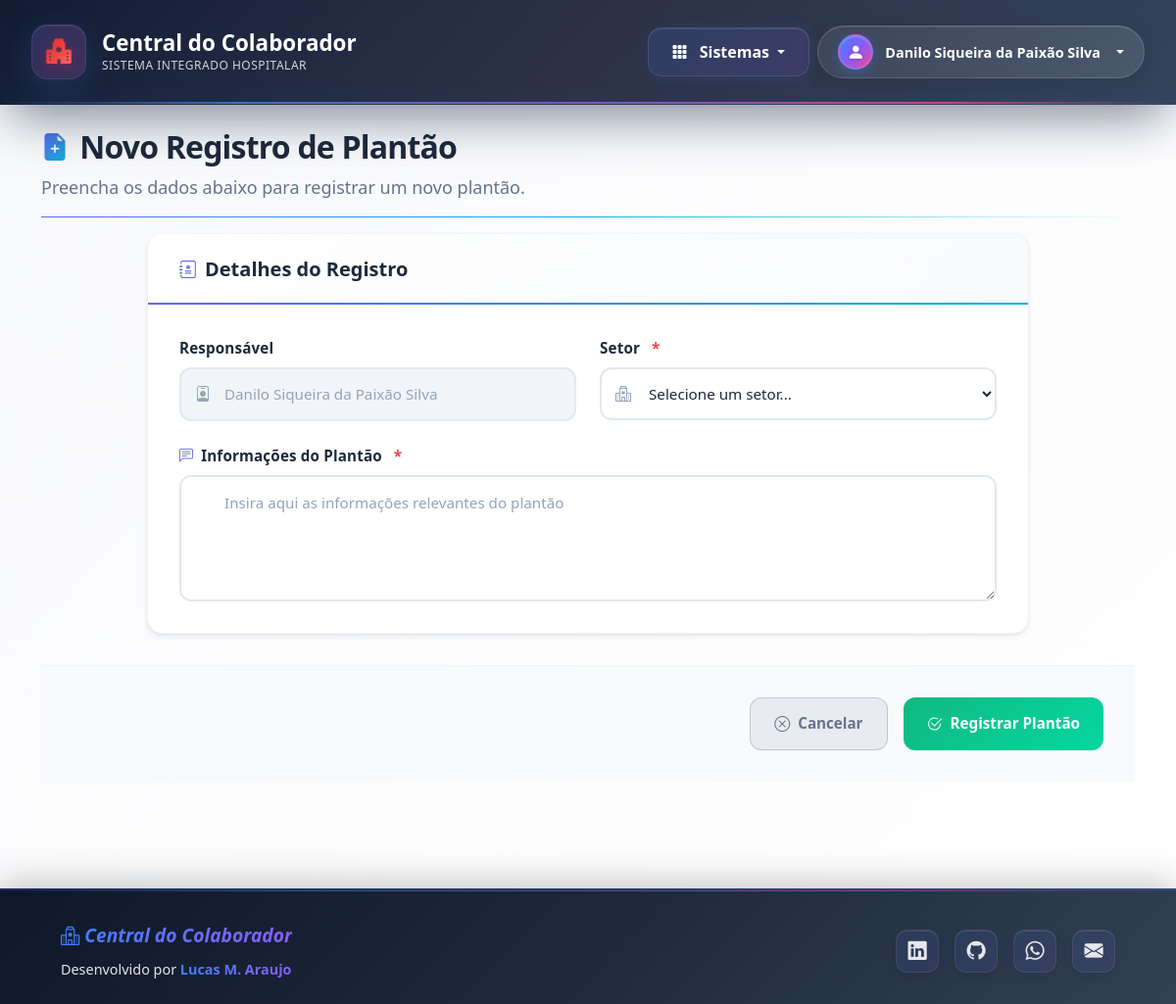
The page /new_form (signed in) on the database its author committed.
### app/models.py (models this page shows, shortened)
class User(db.Model, UserMixin):
    __tablename__ = 'users'
    id = db.Column(db.Integer, primary_key=True)
    name = db.Column(db.String(100), nullable=False)
    username = db.Column(db.String(50), unique=True, nullable=False)
    password = db.Column(db.String(200), nullable=False)
    profile = db.Column(db.String(200), nullable=False)
    email = db.Column(db.String(120), unique=True, nullable=False)
    is_active = db.Column(db.Boolean, default=True, nullable=False)
    creation_date = db.Column(db.DateTime, nullable=False, default=datetime.utcnow)
    last_login = db.Column(db.DateTime, nullable=True)
    notices = db.relationship('Notice', back_populates='author')
    forms = db.relationship('Form', back_populates='worker', lazy='dynamic')
    shared_repositories = db.relationship('Repository', secondary=repository_access, back_populates='shared_with_users')

### app/routes/form.py (the view, shortened to what this page needs)
@form_bp.route("/new_form", methods=["GET", "POST"])
@login_required
def new_form():
    if "CRIAR_RELATORIOS" not in current_user.profile and "ADMIN" not in current_user.profile:
        flash("Acesso negado! Você não tem permissão para criar novos formulários.", "danger")
        return redirect(url_for("main.panel"))
    return render_template("form/new_form.html")

### app/__init__.py (called while the page is built)
def login_config(app):
    login_manager = LoginManager()
    login_manager.init_app(app)
    login_manager.login_view = 'auth.login'
    login_manager.login_message = "Por favor, realize o login para acessar esta página."
    login_manager.login_message_category = "info"
    @login_manager.user_loader
    def load_user(id):
        return db.session.get(User, int(id))

### app/templates/form/new_form.html (shortened to what this page needs)
{% extends "navbar.html" %}
{% block content %}
<div class="forms-page">
    <div class="container py-4">
        <div class="forms-header">
            <div class="forms-header-content">
                <div class="forms-title-section">
                    <h1 class="forms-title">
                        <i class="bi bi-file-earmark-plus-fill"></i>
                        Novo Registro de Plantão
                    </h1>
                    <p class="forms-subtitle">Preencha os dados abaixo para registrar um novo plantão.</p>
                </div>
            </div>
        </div>
        {% include 'partials/_flash_messages.html' %}
        <div class="forms-container">
            <form method="POST" enctype="multipart/form-data" class="forms-form">
                <div class="forms-card">
                    <div class="forms-card-header">
                        <h5 class="forms-card-title">
                            <i class="bi bi-journal-medical"></i>
                            Detalhes do Registro
                        </h5>
                    </div>
                    <div class="forms-card-body">
                <div class="forms-grid">
                            <div class="forms-group">
                                <label for="worker_id" class="forms-label">Responsável</label>
                                <div class="forms-input-group">
                                    <span class="forms-input-icon">
                                    </span>
                                    <input type="text" class="forms-input forms-input-readonly" id="worker_id" name="worker_id"
                                        value="{{ current_user.name }}" readonly>
                                </div>
                            </div>
                            <div class="forms-group">
                                <label for="sector" class="forms-label">
                                    Setor <span class="forms-required">*</span>
                                </label>
                                <div class="forms-input-group">
                                    <span class="forms-input-icon">
                                    </span>
                                    <select class="forms-select" id="sector" name="sector" required>
                                        <option value="" selected disabled>Selecione um setor...</option>
                                    </select>
                                </div>
                            </div>
                            <div class="forms-group forms-group-full">
                                <label for="observation" class="forms-label">
                                    <i class="bi bi-chat-left-text"></i>
                                    Informações do Plantão <span class="forms-required">*</span>
                                </label>
                                <textarea name="observation" id="observation" class="forms-textarea" rows="4"
                                    placeholder="Insira aqui as informações relevantes do plantão" required></textarea>
                            </div>
                        </div>
            </div>
        </div>
                </div>
                <div class="forms-actions">
                    <div class="forms-button-group">
                        <a href="{{ url_for('main.panel') }}" class="forms-btn forms-btn-cancel">
                            <i class="bi bi-x-circle"></i>
                            Cancelar
                        </a>
                        <button type="submit" class="forms-btn forms-btn-save">
                            <i class="bi bi-check2-circle"></i>
                            Registrar Plantão
                        </button>
                    </div>
                </div>
        </div>
    </div>
{% endblock %}

### app/templates/navbar.html (shortened to what this page needs)
<!DOCTYPE html>
<html lang="pt-br" class="h-100">
<head>
    <link href="https://cdn.jsdelivr.net/npm/bootstrap@5.3.3/dist/css/bootstrap.min.css" rel="stylesheet">
    <link rel="stylesheet" href="https://cdn.jsdelivr.net/npm/bootstrap-icons@1.11.3/font/bootstrap-icons.min.css">
    <link rel="stylesheet" href="{{ url_for('static', filename='main.css') }}">
</head>
<body>
    {% if current_user.is_authenticated %}
    <nav class="navbar navbar-expand-lg navbar-dark shadow-lg navbar-custom no-print">
        <div class="container-fluid">
            <a class="navbar-brand navbar-brand-custom" href="{{ url_for('main.panel') }}">
                <div class="brand-container">
                    <div class="brand-icon-wrapper">
                        <i class="bi bi-hospital-fill brand-icon"></i>
                        <div class="heartbeat-effect"></div>
                    </div>
                    <div class="brand-text">
                        <span class="brand-title">Central do Colaborador</span>
                        <span class="brand-subtitle">Sistema Integrado Hospitalar</span>
                    </div>
                </div>
            </a>
            <div class="d-flex align-items-center ms-auto">
                <div class="dropdown me-2">
                    <button class="btn dropdown-toggle access-dropdown-button" type="button" id="acessosDropdown"
                        data-bs-toggle="dropdown" aria-expanded="false">
                        <i class="bi bi-grid-3x3-gap-fill me-2"></i>
                        <span>Sistemas</span>
                    </button>
                </div>
                <div class="dropdown">
                    <button class="btn dropdown-toggle user-dropdown-button" type="button" id="userDropdownGlobal"
                        data-bs-toggle="dropdown" aria-expanded="false">
                        <div class="user-avatar">
                            <i class="bi bi-person-fill"></i>
                        </div>
                        <div class="user-info d-none d-sm-block">
                            <span class="user-name">{{ current_user.name }}</span>
                        </div>
                    </button>
                </div>
            </div>
        </div>
    </nav>
    {% endif %}
    <main class="flex-shrink-0">
        {% block content %}{% endblock %}
    </main>
    <footer class="footer-premium no-print mt-auto">
        <div class="container">
            <div class="d-flex flex-wrap align-items-center justify-content-between">
                <div class="col-md-6 text-center text-md-start mb-3 mb-md-0">
                    <a href="{{ url_for('main.panel') }}" class="footer-brand">
                        <i class="bi bi-hospital"> Central do Colaborador</i>
                    </a>
                    <span class="footer-credit-text d-block mt-2">Desenvolvido por <strong>Lucas M.
                            Araujo</strong></span>
                </div>
                <div class="col-md-6 text-center text-md-end">
                    <a href="https://www.linkedin.com/in/mglucas0123/" target="_blank" rel="noopener noreferrer"
                        class="footer-social-link" title="LinkedIn">
                        <i class="bi bi-linkedin"></i>
                    </a>
                    <a href="https://github.com/mglucas0123" target="_blank" rel="noopener noreferrer"
                        class="footer-social-link" title="GitHub">
                        <i class="bi bi-github"></i>
                    </a>
                    <a href="https://wa.me/5534996854244" target="_blank" rel="noopener noreferrer"
                        class="footer-social-link" title="WhatsApp">
                        <i class="bi bi-whatsapp"></i>
                    </a>
                    <a href="mailto:lucasiturama2013@gmail.com" class="footer-social-link" title="Email">
                        <i class="bi bi-envelope-fill"></i>
                    </a>
                </div>
            </div>
        </div>
    </footer>
</body>
</html>

### rows shown on the page
User: name "Danilo Siqueira da Paixão Silva", worker_id "Danilo Siqueira da Paixão Silva"
